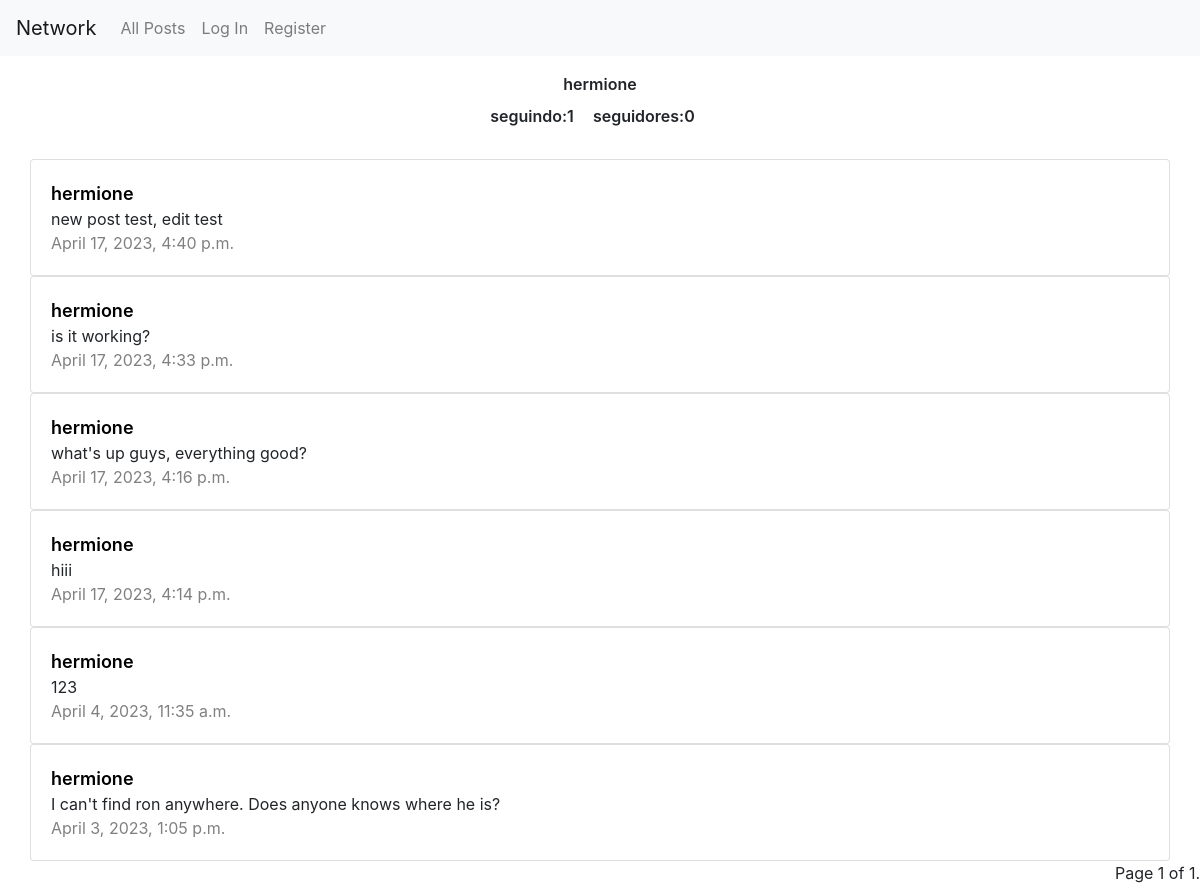
Screenshot of /profile/4 with the database file from the repository.
### network/models.py (models this page shows, shortened)
class User(AbstractUser):
    follower_users = models.ManyToManyField("self",blank=True, symmetrical= False, related_name="follower")
    following_users = models.ManyToManyField("self",blank=True, symmetrical= False, related_name="following")
    def __str__(self):
        return f"{self.username}"

class Post(models.Model):
    creator = models.ForeignKey(User, on_delete=models.CASCADE, blank=True, null=True, related_name="creator")
    content = models.CharField(max_length=128, null=True)
    timestamp = models.DateTimeField(default=timezone.now)
    likes = models.ManyToManyField(User, blank=True, related_name="likes")

### network/views.py (the view)
# urls.py: path("profile/<int:id>", views.view_profile, name="viewProfile"),
def view_profile(request, id):
    user = request.user
    profile_user = get_object_or_404(User, pk=id)
    post_list = Post.objects.filter(creator=profile_user).order_by('-timestamp')
    is_followed = user in profile_user.follower_users.all()
    paginator = Paginator(post_list, 10)
    page_number = request.GET.get('page')
    page_obj = paginator.get_page(page_number)
    return render(request, "network/profile.html",{
    "profile": profile_user,
    "posts": page_obj,
    "user": user,
    "is_followed": is_followed,
    })

### network/templates/network/profile.html (shortened to what this page needs)
{% extends "network/layout.html" %} {% load static %} {% block body %}
	<div class="profile-div">
		<div class="profile-div-inner">
			<label>{{profile}}</label>
			<br/>
			<a>seguindo:{{profile.following_users.count}}</a>
			<a>seguidores:{{profile.follower_users.count}}</a>
		</div>
	</div>
{% for post in posts %}
<div class="row">
	<div class="col">
		<div class="card">
			<div class="card-body">
				<div class="post" data-postid="{{post.id}}">
					<a class="card-title" href="{% url 'viewProfile' id=post.creator.id %}">{{post.creator}}</a>
					<br />
					<a class="content">{{post.content}}</a>
					<br />
					<a class="timestamp">{{post.timestamp}}</a>
					<br />
				</div>
			</div>
		</div>
	</div>
</div>
{% endfor %}
<div class="pagination">
	<span class="step-links">
		<span class="current"> Page {{ posts.number }} of {{ posts.paginator.num_pages }}. </span>
	</span>
</div>
{% endblock %}

### network/static/network/styles.css (style rules this page uses)
.row { margin: auto; border-radius: 5px; height: auto; width: 95%; }
.col { padding: 0; }
.card-title { font-weight: 600; font-size: large; color: black; }
.post > .timestamp { color: grey; }
.profile-div { margin: auto; text-align: center; margin-bottom: 15px; padding: 15px; border-radius: 5px; height: 10em auto; width: 95%; border: 1px solid transparent; font-weight: 600; }
.profile-div-inner > a { margin-right: 15px; }
.pagination { float: right; }

### rows the page displays
User: username "hermione", following_users.count "1", follower_users.count "0"
Post: creator "hermione", content "new post test, edit test", timestamp "April 17, 2023, 4:40 p.m."
Post: creator "hermione", content "is it working?", timestamp "April 17, 2023, 4:33 p.m."
Post: creator "hermione", content "what's up guys, everything good?", timestamp "April 17, 2023, 4:16 p.m."
Post: creator "hermione", content "hiii", timestamp "April 17, 2023, 4:14 p.m."
Post: creator "hermione", content "123", timestamp "April 4, 2023, 11:35 a.m."
Post: creator "hermione", content "I can't find ron anywhere. Does anyone knows where he is?", timestamp "April 3, 2023, 1:05 p.m."

### other values shown
{{ posts.number }} "1"
{{ posts.paginator.num_pages }} "1"
